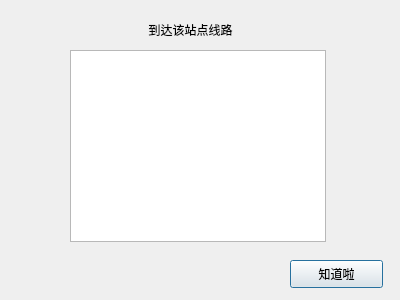
<?xml version="1.0" encoding="UTF-8"?>
<ui version="4.0">
 <class>PathPopup</class>
 <widget class="QDialog" name="PathPopup">
  <property name="geometry">
   <rect>
    <x>0</x>
    <y>0</y>
    <width>400</width>
    <height>300</height>
   </rect>
  </property>
  <property name="windowTitle">
   <string>线路</string>
  </property>
  <property name="windowIcon">
   <iconset resource="BeijingSubwayInfoSystemApplication.qrc">
    <normaloff>:/Picture/Resorce/Beijing Subway Logo Alone.png</normaloff>:/Picture/Resorce/Beijing Subway Logo Alone.png</iconset>
  </property>
  <widget class="QPushButton" name="okButton">
   <property name="geometry">
    <rect>
     <x>290</x>
     <y>260</y>
     <width>93</width>
     <height>28</height>
    </rect>
   </property>
   <property name="text">
    <string>知道啦</string>
   </property>
  </widget>
  <widget class="QListView" name="listView">
   <property name="geometry">
    <rect>
     <x>70</x>
     <y>50</y>
     <width>256</width>
     <height>192</height>
    </rect>
   </property>
  </widget>
  <widget class="QLabel" name="label">
   <property name="geometry">
    <rect>
     <x>100</x>
     <y>20</y>
     <width>181</width>
     <height>20</height>
    </rect>
   </property>
   <property name="text">
    <string>到达该站点线路</string>
   </property>
   <property name="alignment">
    <set>Qt::AlignCenter</set>
   </property>
  </widget>
 </widget>
 <resources>
  <include location="BeijingSubwayInfoSystemApplication.qrc"/>
 </resources>
 <connections/>
</ui>
